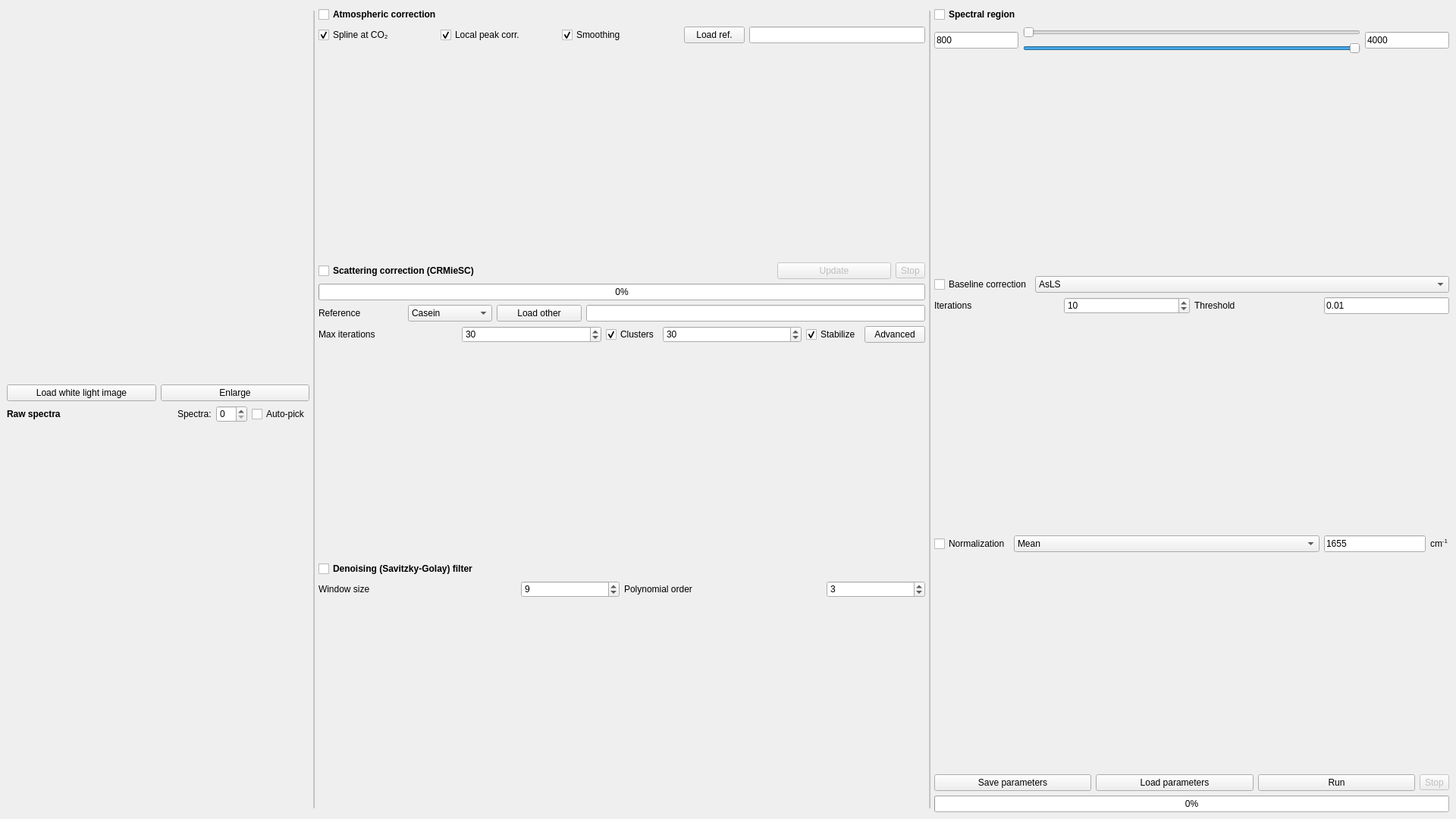
<?xml version="1.0" encoding="UTF-8"?>
<ui version="4.0">
 <class>MainWindow</class>
 <widget class="QMainWindow" name="MainWindow">
  <property name="geometry">
   <rect>
    <x>0</x>
    <y>0</y>
    <width>1920</width>
    <height>1080</height>
   </rect>
  </property>
  <property name="windowTitle">
   <string> OCTAVVS Preprocessing</string>
  </property>
  <property name="styleSheet">
   <string notr="true">QSplitter::handle:horizontal {
border: 1px solid #ccc;
border-right-color: #bbb;
border-bottom-color: #bbb;
margin: 5px;
}
</string>
  </property>
  <widget class="QWidget" name="centralwidget">
   <layout class="QVBoxLayout" name="verticalLayout_3">
    <item>
     <widget class="QSplitter" name="splitter">
      <property name="orientation">
       <enum>Qt::Horizontal</enum>
      </property>
      <property name="handleWidth">
       <number>12</number>
      </property>
      <property name="childrenCollapsible">
       <bool>false</bool>
      </property>
      <widget class="QWidget" name="layoutWidget">
       <layout class="QVBoxLayout" name="verticalLayout" stretch="0,0,2,0,2">
        <property name="sizeConstraint">
         <enum>QLayout::SetMinimumSize</enum>
        </property>
        <item>
         <widget class="FileLoaderWidget" name="fileLoader" native="true">
          <property name="sizePolicy">
           <sizepolicy hsizetype="Expanding" vsizetype="Preferred">
            <horstretch>0</horstretch>
            <verstretch>0</verstretch>
           </sizepolicy>
          </property>
         </widget>
        </item>
        <item>
         <widget class="ImageVisualizerWidget" name="imageVisualizer" native="true">
          <property name="sizePolicy">
           <sizepolicy hsizetype="Expanding" vsizetype="Expanding">
            <horstretch>0</horstretch>
            <verstretch>0</verstretch>
           </sizepolicy>
          </property>
         </widget>
        </item>
        <item>
         <layout class="QGridLayout" name="gridLayout_3">
          <item row="0" column="0">
           <widget class="WhiteLightWidget" name="plot_whitelight" native="true">
            <layout class="QHBoxLayout" name="horizontalLayout_7">
             <property name="spacing">
              <number>9</number>
             </property>
            </layout>
           </widget>
          </item>
          <item row="1" column="0">
           <widget class="QPushButton" name="pushButtonWhitelight">
            <property name="toolTip">
             <string>Automatically loaded if file.jpg is found in the same directory as file.mat.</string>
            </property>
            <property name="text">
             <string>Load white light image</string>
            </property>
           </widget>
          </item>
          <item row="1" column="1">
           <widget class="QPushButton" name="pushButtonExpandProjection">
            <property name="text">
             <string>Enlarge</string>
            </property>
           </widget>
          </item>
          <item row="0" column="1">
           <widget class="ProjectionWidget" name="plot_visual" native="true">
            <layout class="QHBoxLayout" name="horizontalLayout_6">
             <property name="spacing">
              <number>9</number>
             </property>
            </layout>
           </widget>
          </item>
         </layout>
        </item>
        <item>
         <layout class="QHBoxLayout" name="horizontalLayout_14" stretch="10,1,0,0">
          <item>
           <widget class="QLabel" name="label_14">
            <property name="font">
             <font>
              <weight>75</weight>
              <bold>true</bold>
             </font>
            </property>
            <property name="text">
             <string>Raw spectra</string>
            </property>
           </widget>
          </item>
          <item alignment="Qt::AlignRight">
           <widget class="QLabel" name="label_8">
            <property name="text">
             <string>Spectra:</string>
            </property>
           </widget>
          </item>
          <item>
           <widget class="QSpinBox" name="spinBoxSpectra">
            <property name="toolTip">
             <string>&lt;html&gt;&lt;head/&gt;&lt;body&gt;&lt;p&gt;The number of spectra to visualize.&lt;/p&gt;&lt;/body&gt;&lt;/html&gt;</string>
            </property>
            <property name="keyboardTracking">
             <bool>false</bool>
            </property>
            <property name="maximum">
             <number>40</number>
            </property>
           </widget>
          </item>
          <item>
           <widget class="QCheckBox" name="checkBoxAutopick">
            <property name="toolTip">
             <string>&lt;html&gt;&lt;head/&gt;&lt;body&gt;&lt;p&gt;Select spectra from a K-means clustering.&lt;/p&gt;&lt;/body&gt;&lt;/html&gt;</string>
            </property>
            <property name="text">
             <string>Auto-pick</string>
            </property>
           </widget>
          </item>
         </layout>
        </item>
        <item>
         <widget class="RawPlotWidget" name="plot_spectra" native="true">
          <layout class="QHBoxLayout" name="horizontalLayout_3">
           <property name="spacing">
            <number>9</number>
           </property>
          </layout>
         </widget>
        </item>
       </layout>
      </widget>
      <widget class="QWidget" name="layoutWidget">
       <layout class="QVBoxLayout" name="verticalLayout_4" stretch="0,0,1,0,0,0,0,1,0,0,1">
        <property name="sizeConstraint">
         <enum>QLayout::SetMinimumSize</enum>
        </property>
        <item>
         <layout class="QHBoxLayout" name="horizontalLayout_15" stretch="0,1">
          <item>
           <widget class="QCheckBox" name="checkBoxAC">
            <property name="font">
             <font>
              <weight>75</weight>
              <bold>true</bold>
             </font>
            </property>
            <property name="toolTip">
             <string>&lt;html&gt;&lt;head/&gt;&lt;body&gt;&lt;p&gt;Atmospheric correction, designed to remove spectral contributions from H&lt;span style=&quot; vertical-align:sub;&quot;&gt;2&lt;/span&gt;O and CO&lt;span style=&quot; vertical-align:sub;&quot;&gt;2&lt;/span&gt; by subtracting an atmospheric reference spectrum (times an appropriate factor) in each of two H&lt;span style=&quot; vertical-align:sub;&quot;&gt;2&lt;/span&gt;O regions and, optionally, one CO&lt;span style=&quot; vertical-align:sub;&quot;&gt;2&lt;/span&gt; region.&lt;/p&gt;&lt;/body&gt;&lt;/html&gt;</string>
            </property>
            <property name="layoutDirection">
             <enum>Qt::LeftToRight</enum>
            </property>
            <property name="text">
             <string>Atmospheric correction</string>
            </property>
           </widget>
          </item>
          <item>
           <widget class="QLabel" name="labelACInfo">
            <property name="toolTip">
             <string>&lt;html&gt;&lt;head/&gt;&lt;body&gt;&lt;p&gt;Estimated mean magnitude of the corrections, relative to the level in the corrected regions.&lt;/p&gt;&lt;/body&gt;&lt;/html&gt;</string>
            </property>
            <property name="text">
             <string/>
            </property>
            <property name="textFormat">
             <enum>Qt::AutoText</enum>
            </property>
            <property name="alignment">
             <set>Qt::AlignRight|Qt::AlignTrailing|Qt::AlignVCenter</set>
            </property>
           </widget>
          </item>
         </layout>
        </item>
        <item>
         <layout class="QHBoxLayout" name="horizontalLayout_4" stretch="2,2,2,1,3">
          <item>
           <widget class="QCheckBox" name="checkBoxSpline">
            <property name="toolTip">
             <string>&lt;html&gt;&lt;head/&gt;&lt;body&gt;&lt;p&gt;Replace data in the CO&lt;span style=&quot; vertical-align:sub;&quot;&gt;2&lt;/span&gt; region (2245-2445 cm&lt;span style=&quot; vertical-align:super;&quot;&gt;-1&lt;/span&gt;) with a smooth curve. Otherwise apply the same type of correction as in the H&lt;span style=&quot; vertical-align:sub;&quot;&gt;2&lt;/span&gt;O regions.&lt;/p&gt;&lt;/body&gt;&lt;/html&gt;</string>
            </property>
            <property name="text">
             <string>Spline at CO₂</string>
            </property>
            <property name="checked">
             <bool>true</bool>
            </property>
           </widget>
          </item>
          <item>
           <widget class="QCheckBox" name="checkBoxLocalPeak">
            <property name="toolTip">
             <string>&lt;html&gt;&lt;head/&gt;&lt;body&gt;&lt;p&gt;Attempt to refine the correction in a small sliding window to account for fluctuations in H&lt;span style=&quot; vertical-align:sub;&quot;&gt;2&lt;/span&gt;O peak intensities.&lt;/p&gt;&lt;/body&gt;&lt;/html&gt;</string>
            </property>
            <property name="text">
             <string>Local peak corr.</string>
            </property>
            <property name="checked">
             <bool>true</bool>
            </property>
           </widget>
          </item>
          <item>
           <widget class="QCheckBox" name="checkBoxSmoothCorrected">
            <property name="toolTip">
             <string>&lt;html&gt;&lt;head/&gt;&lt;body&gt;&lt;p&gt;Apply a weak denoising filter to the H&lt;span style=&quot; vertical-align:sub;&quot;&gt;2&lt;/span&gt;O regions of the spectrum.&lt;/p&gt;&lt;/body&gt;&lt;/html&gt;</string>
            </property>
            <property name="text">
             <string>Smoothing</string>
            </property>
            <property name="checked">
             <bool>true</bool>
            </property>
           </widget>
          </item>
          <item>
           <widget class="QPushButton" name="pushButtonACLoadReference">
            <property name="text">
             <string>Load ref.</string>
            </property>
           </widget>
          </item>
          <item>
           <widget class="QLineEdit" name="lineEditACReference"/>
          </item>
         </layout>
        </item>
        <item>
         <widget class="ACPlotWidget" name="plot_AC" native="true">
          <layout class="QHBoxLayout" name="horizontalLayout_5">
           <property name="spacing">
            <number>9</number>
           </property>
          </layout>
         </widget>
        </item>
        <item>
         <layout class="QHBoxLayout" name="horizontalLayout_17" stretch="4,1,0">
          <item>
           <widget class="QCheckBox" name="checkBoxSC">
            <property name="font">
             <font>
              <weight>75</weight>
              <bold>true</bold>
             </font>
            </property>
            <property name="toolTip">
             <string>&lt;html&gt;&lt;head/&gt;&lt;body&gt;&lt;p&gt;Clustered Resonant Mie Scattering Correction; see the article by Troein, Siregar, Op De Beeck et al for details and consult the thesis of Paul Bassan for a description of the basic algorithm.&lt;/p&gt;&lt;/body&gt;&lt;/html&gt;</string>
            </property>
            <property name="layoutDirection">
             <enum>Qt::LeftToRight</enum>
            </property>
            <property name="text">
             <string>Scattering correction (CRMieSC)</string>
            </property>
           </widget>
          </item>
          <item>
           <widget class="QPushButton" name="pushButtonSCRefresh">
            <property name="enabled">
             <bool>false</bool>
            </property>
            <property name="text">
             <string>Update</string>
            </property>
           </widget>
          </item>
          <item>
           <widget class="QToolButton" name="pushButtonSCStop">
            <property name="enabled">
             <bool>false</bool>
            </property>
            <property name="text">
             <string>Stop</string>
            </property>
           </widget>
          </item>
         </layout>
        </item>
        <item>
         <widget class="QProgressBar" name="progressBarSC">
          <property name="value">
           <number>0</number>
          </property>
         </widget>
        </item>
        <item>
         <layout class="QHBoxLayout" name="horizontalLayout_16" stretch="1,1,1,4">
          <item>
           <widget class="QLabel" name="label_36">
            <property name="text">
             <string>Reference</string>
            </property>
           </widget>
          </item>
          <item>
           <widget class="QComboBox" name="comboBoxReference">
            <property name="toolTip">
             <string>&lt;html&gt;&lt;head/&gt;&lt;body&gt;&lt;p&gt;Reference spectrum used to initialize the RMieSC algorithm; choose a non-scattered spectrum from a sample as similar as possible to that studied.&lt;/p&gt;&lt;/body&gt;&lt;/html&gt;</string>
            </property>
            <item>
             <property name="text">
              <string>Casein</string>
             </property>
            </item>
            <item>
             <property name="text">
              <string>Lignin</string>
             </property>
            </item>
            <item>
             <property name="text">
              <string>Matrigel</string>
             </property>
            </item>
            <item>
             <property name="text">
              <string>Other</string>
             </property>
            </item>
           </widget>
          </item>
          <item>
           <widget class="QPushButton" name="pushButtonLoadOther">
            <property name="toolTip">
             <string>&lt;html&gt;&lt;head/&gt;&lt;body&gt;&lt;p&gt;Load your own reference spectrum. This should be a MATLAB matrix called 'AB' with two columns: wavenumber and intensity.&lt;/p&gt;&lt;/body&gt;&lt;/html&gt;</string>
            </property>
            <property name="text">
             <string>Load other</string>
            </property>
           </widget>
          </item>
          <item>
           <widget class="QLineEdit" name="lineEditReferenceName">
            <property name="readOnly">
             <bool>true</bool>
            </property>
           </widget>
          </item>
         </layout>
        </item>
        <item>
         <layout class="QHBoxLayout" name="horizontalLayout_18" stretch="2,2,0,2,0,0">
          <item>
           <widget class="QLabel" name="label_38">
            <property name="text">
             <string>Max iterations</string>
            </property>
           </widget>
          </item>
          <item>
           <widget class="QSpinBox" name="spinBoxNIteration">
            <property name="toolTip">
             <string>&lt;html&gt;&lt;head/&gt;&lt;body&gt;&lt;p&gt;Iterations of the RMieSC algorithm; a value of 10-20 may be required for good convergence.&lt;/p&gt;&lt;/body&gt;&lt;/html&gt;</string>
            </property>
            <property name="minimum">
             <number>1</number>
            </property>
            <property name="maximum">
             <number>999</number>
            </property>
            <property name="singleStep">
             <number>1</number>
            </property>
            <property name="value">
             <number>30</number>
            </property>
           </widget>
          </item>
          <item>
           <widget class="QCheckBox" name="checkBoxClusters">
            <property name="text">
             <string>Clusters</string>
            </property>
            <property name="checked">
             <bool>true</bool>
            </property>
           </widget>
          </item>
          <item>
           <widget class="QSpinBox" name="spinBoxNclusScat">
            <property name="toolTip">
             <string>&lt;html&gt;&lt;head/&gt;&lt;body&gt;&lt;p&gt;The number of clusters to divide the spectra into when computing new reference spectra. This must be set high enough that the spectra in each cluster are practically identical, in which case it will confer robustness to the correction. A value of 0 disables clustering; the spectra are then corrected individually which takes a very long time and gives less robust results.&lt;/p&gt;&lt;/body&gt;&lt;/html&gt;</string>
            </property>
            <property name="minimum">
             <number>1</number>
            </property>
            <property name="maximum">
             <number>100</number>
            </property>
            <property name="singleStep">
             <number>1</number>
            </property>
            <property name="value">
             <number>30</number>
            </property>
           </widget>
          </item>
          <item>
           <widget class="QCheckBox" name="checkBoxStabilize">
            <property name="toolTip">
             <string>&lt;html&gt;&lt;head/&gt;&lt;body&gt;&lt;p&gt;With this option, the scattering correction is stabilized by two means: first fittiing a common reference spectrum to the whole image before fitting with clustering, and in later iterations updating reference spectra with mixing between previous and new.&lt;/p&gt;&lt;/body&gt;&lt;/html&gt;</string>
            </property>
            <property name="text">
             <string>Stabilize</string>
            </property>
            <property name="checked">
             <bool>true</bool>
            </property>
           </widget>
          </item>
          <item>
           <widget class="QPushButton" name="pushButtonSCAdvanced">
            <property name="text">
             <string>Advanced</string>
            </property>
           </widget>
          </item>
         </layout>
        </item>
        <item>
         <widget class="SCPlotWidget" name="plot_SC" native="true">
          <layout class="QHBoxLayout" name="horizontalLayout_8">
           <property name="spacing">
            <number>9</number>
           </property>
          </layout>
         </widget>
        </item>
        <item>
         <widget class="QCheckBox" name="checkBoxSGF">
          <property name="font">
           <font>
            <weight>75</weight>
            <bold>true</bold>
           </font>
          </property>
          <property name="layoutDirection">
           <enum>Qt::LeftToRight</enum>
          </property>
          <property name="text">
           <string>Denoising (Savitzky-Golay) filter</string>
          </property>
         </widget>
        </item>
        <item>
         <layout class="QHBoxLayout" name="horizontalLayout_9" stretch="2,1,2,1">
          <item>
           <widget class="QLabel" name="label_16">
            <property name="text">
             <string>Window size</string>
            </property>
           </widget>
          </item>
          <item>
           <widget class="QSpinBox" name="spinBoxWindowLength">
            <property name="keyboardTracking">
             <bool>false</bool>
            </property>
            <property name="minimum">
             <number>1</number>
            </property>
            <property name="singleStep">
             <number>2</number>
            </property>
            <property name="value">
             <number>9</number>
            </property>
           </widget>
          </item>
          <item>
           <widget class="QLabel" name="label_17">
            <property name="text">
             <string>Polynomial order</string>
            </property>
           </widget>
          </item>
          <item>
           <widget class="QSpinBox" name="spinBoxPolyOrder">
            <property name="keyboardTracking">
             <bool>false</bool>
            </property>
            <property name="minimum">
             <number>1</number>
            </property>
            <property name="singleStep">
             <number>1</number>
            </property>
            <property name="value">
             <number>3</number>
            </property>
           </widget>
          </item>
         </layout>
        </item>
        <item>
         <widget class="SGFPlotWidget" name="plot_SGF" native="true">
          <layout class="QHBoxLayout" name="horizontalLayout_10">
           <property name="spacing">
            <number>9</number>
           </property>
          </layout>
         </widget>
        </item>
       </layout>
      </widget>
      <widget class="QWidget" name="layoutWidget">
       <layout class="QVBoxLayout" name="verticalLayout_2" stretch="0,0,2,0,0,2,0,2,0,0">
        <property name="sizeConstraint">
         <enum>QLayout::SetMinimumSize</enum>
        </property>
        <item>
         <widget class="QCheckBox" name="checkBoxSR">
          <property name="font">
           <font>
            <weight>75</weight>
            <bold>true</bold>
           </font>
          </property>
          <property name="layoutDirection">
           <enum>Qt::LeftToRight</enum>
          </property>
          <property name="text">
           <string>Spectral region</string>
          </property>
         </widget>
        </item>
        <item>
         <layout class="QGridLayout" name="gridLayout_6" columnstretch="1,4,1">
          <item row="1" column="1">
           <widget class="QSlider" name="horizontalSliderMax">
            <property name="value">
             <number>99</number>
            </property>
            <property name="orientation">
             <enum>Qt::Horizontal</enum>
            </property>
           </widget>
          </item>
          <item row="0" column="0" rowspan="2">
           <widget class="LineDouble" name="lineEditMinwn">
            <property name="text">
             <string>800</string>
            </property>
           </widget>
          </item>
          <item row="0" column="1">
           <widget class="QSlider" name="horizontalSliderMin">
            <property name="orientation">
             <enum>Qt::Horizontal</enum>
            </property>
           </widget>
          </item>
          <item row="0" column="2" rowspan="2">
           <widget class="LineDouble" name="lineEditMaxwn">
            <property name="text">
             <string>4000</string>
            </property>
           </widget>
          </item>
         </layout>
        </item>
        <item>
         <widget class="SRPlotWidget" name="plot_SR" native="true">
          <property name="mouseTracking">
           <bool>true</bool>
          </property>
          <layout class="QHBoxLayout" name="horizontalLayout_11">
           <property name="spacing">
            <number>9</number>
           </property>
          </layout>
         </widget>
        </item>
        <item>
         <layout class="QHBoxLayout" name="horizontalLayout_21" stretch="0,2">
          <item>
           <widget class="QCheckBox" name="checkBoxBC">
            <property name="text">
             <string>Baseline correction</string>
            </property>
           </widget>
          </item>
          <item>
           <widget class="QComboBox" name="comboBoxBaseline">
            <property name="layoutDirection">
             <enum>Qt::LeftToRight</enum>
            </property>
            <property name="currentIndex">
             <number>2</number>
            </property>
            <item>
             <property name="text">
              <string>Rubberband</string>
             </property>
            </item>
            <item>
             <property name="text">
              <string>Concave rubberband</string>
             </property>
            </item>
            <item>
             <property name="text">
              <string>AsLS</string>
             </property>
            </item>
            <item>
             <property name="text">
              <string>arPLS</string>
             </property>
            </item>
            <item>
             <property name="text">
              <string>Assym. trunc. quad.</string>
             </property>
            </item>
           </widget>
          </item>
         </layout>
        </item>
        <item>
         <widget class="QStackedWidget" name="bcParams">
          <property name="currentIndex">
           <number>0</number>
          </property>
          <widget class="QWidget" name="page">
           <layout class="QHBoxLayout" name="horizontalLayout" stretch="1,1,1,1">
            <property name="leftMargin">
             <number>0</number>
            </property>
            <property name="topMargin">
             <number>0</number>
            </property>
            <property name="rightMargin">
             <number>0</number>
            </property>
            <property name="bottomMargin">
             <number>0</number>
            </property>
            <item>
             <widget class="QLabel" name="labelItersBC">
              <property name="text">
               <string>Iterations</string>
              </property>
             </widget>
            </item>
            <item>
             <widget class="QSpinBox" name="spinBoxItersBC">
              <property name="keyboardTracking">
               <bool>false</bool>
              </property>
              <property name="minimum">
               <number>1</number>
              </property>
              <property name="maximum">
               <number>100</number>
              </property>
              <property name="value">
               <number>10</number>
              </property>
             </widget>
            </item>
            <item>
             <widget class="QLabel" name="label">
              <property name="text">
               <string>Threshold</string>
              </property>
             </widget>
            </item>
            <item>
             <widget class="LineDouble" name="lineEdit">
              <property name="text">
               <string>0.01</string>
              </property>
             </widget>
            </item>
           </layout>
          </widget>
          <widget class="QWidget" name="page_2">
           <layout class="QHBoxLayout" name="horizontalLayout_26">
            <property name="leftMargin">
             <number>0</number>
            </property>
            <property name="topMargin">
             <number>0</number>
            </property>
            <property name="rightMargin">
             <number>0</number>
            </property>
            <property name="bottomMargin">
             <number>0</number>
            </property>
            <item>
             <widget class="QLabel" name="labelLambda">
              <property name="text">
               <string>&amp;lambda;</string>
              </property>
              <property name="textFormat">
               <enum>Qt::RichText</enum>
              </property>
             </widget>
            </item>
            <item>
             <widget class="QSlider" name="horizontalSliderLambda">
              <property name="enabled">
               <bool>true</bool>
              </property>
              <property name="maximum">
               <number>80</number>
              </property>
              <property name="orientation">
               <enum>Qt::Horizontal</enum>
              </property>
             </widget>
            </item>
            <item>
             <widget class="LineDouble" name="lineEditLambda">
              <property name="text">
               <string>1000</string>
              </property>
             </widget>
            </item>
            <item>
             <widget class="QLabel" name="labelP">
              <property name="text">
               <string>p</string>
              </property>
             </widget>
            </item>
            <item>
             <widget class="QSlider" name="horizontalSliderP">
              <property name="enabled">
               <bool>true</bool>
              </property>
              <property name="maximum">
               <number>50</number>
              </property>
              <property name="orientation">
               <enum>Qt::Horizontal</enum>
              </property>
             </widget>
            </item>
            <item>
             <widget class="LineDouble" name="lineEditP">
              <property name="text">
               <string>0.01</string>
              </property>
             </widget>
            </item>
           </layout>
          </widget>
         </widget>
        </item>
        <item>
         <widget class="BCPlotWidget" name="plot_BC" native="true">
          <layout class="QHBoxLayout" name="horizontalLayout_12">
           <property name="spacing">
            <number>9</number>
           </property>
          </layout>
         </widget>
        </item>
        <item>
         <layout class="QHBoxLayout" name="horizontalLayout_20" stretch="0,3,1,0">
          <item>
           <widget class="QCheckBox" name="checkBox">
            <property name="toolTip">
             <string>&lt;html&gt;&lt;head/&gt;&lt;body&gt;&lt;p&gt;Rescale each spectrum so that some quantity becomes 1.&lt;/p&gt;&lt;p&gt;Mean: Mean intensity = 1&lt;br/&gt;Total area: Area under curve = 1&lt;br/&gt;Wavenumber: Intensity at specified wavenumber = 1&lt;br/&gt;Maximum: The maximum intensity of the spectrum = 1&lt;br/&gt;Vector: Euclidean norm = 1&lt;/p&gt;&lt;/body&gt;&lt;/html&gt;</string>
            </property>
            <property name="text">
             <string>Normalization</string>
            </property>
           </widget>
          </item>
          <item>
           <widget class="QComboBox" name="comboBoxNormMethod">
            <item>
             <property name="text">
              <string>Mean</string>
             </property>
            </item>
            <item>
             <property name="text">
              <string>Total area</string>
             </property>
            </item>
            <item>
             <property name="text">
              <string>Wavenumber</string>
             </property>
            </item>
            <item>
             <property name="text">
              <string>Maximum</string>
             </property>
            </item>
            <item>
             <property name="text">
              <string>Vector</string>
             </property>
            </item>
           </widget>
          </item>
          <item>
           <widget class="LineDouble" name="lineEditNormWavenum">
            <property name="text">
             <string>1655</string>
            </property>
           </widget>
          </item>
          <item>
           <widget class="QLabel" name="label_18">
            <property name="text">
             <string>&lt;html&gt;&lt;head/&gt;&lt;body&gt;&lt;p&gt;cm&lt;span style=&quot; vertical-align:super;&quot;&gt;-1&lt;/span&gt;&lt;/p&gt;&lt;/body&gt;&lt;/html&gt;</string>
            </property>
           </widget>
          </item>
         </layout>
        </item>
        <item>
         <widget class="NormPlotWidget" name="plot_norm" native="true"/>
        </item>
        <item>
         <layout class="QHBoxLayout" name="horizontalLayout_13">
          <item>
           <widget class="QPushButton" name="pushButtonSaveParameters">
            <property name="text">
             <string>Save parameters</string>
            </property>
           </widget>
          </item>
          <item>
           <widget class="QPushButton" name="pushButtonLoadParameters">
            <property name="text">
             <string>Load parameters</string>
            </property>
           </widget>
          </item>
          <item>
           <widget class="QPushButton" name="pushButtonRun">
            <property name="text">
             <string>Run</string>
            </property>
           </widget>
          </item>
          <item>
           <widget class="QToolButton" name="pushButtonRunStop">
            <property name="enabled">
             <bool>false</bool>
            </property>
            <property name="text">
             <string>Stop</string>
            </property>
           </widget>
          </item>
         </layout>
        </item>
        <item>
         <widget class="QProgressBar" name="progressBarRun">
          <property name="value">
           <number>0</number>
          </property>
         </widget>
        </item>
       </layout>
      </widget>
     </widget>
    </item>
   </layout>
  </widget>
 </widget>
 <customwidgets>
  <customwidget>
   <class>LineDouble</class>
   <extends>QLineEdit</extends>
   <header location="global">octavvs/miccs/linedouble.h</header>
   <slots>
    <slot>setValue(float)</slot>
    <slot>setRange(float,float)</slot>
   </slots>
  </customwidget>
  <customwidget>
   <class>WhiteLightWidget</class>
   <extends>QWidget</extends>
   <header location="global">octavvs/miccs/whitelightwidget.h</header>
   <container>1</container>
  </customwidget>
  <customwidget>
   <class>ProjectionWidget</class>
   <extends>QWidget</extends>
   <header location="global">octavvs/prep/projectionwidget.h</header>
   <container>1</container>
   <slots>
    <slot>setCmap(QString)</slot>
    <slot>popOut()</slot>
   </slots>
  </customwidget>
  <customwidget>
   <class>RawPlotWidget</class>
   <extends>QWidget</extends>
   <header location="global">octavvs/prep/dataplotwidget.h</header>
   <container>1</container>
  </customwidget>
  <customwidget>
   <class>BCPlotWidget</class>
   <extends>QWidget</extends>
   <header location="global">octavvs/prep/dataplotwidget.h</header>
   <container>1</container>
  </customwidget>
  <customwidget>
   <class>SCPlotWidget</class>
   <extends>QWidget</extends>
   <header location="global">octavvs/prep/dataplotwidget.h</header>
   <container>1</container>
  </customwidget>
  <customwidget>
   <class>ACPlotWidget</class>
   <extends>QWidget</extends>
   <header location="global">octavvs/prep/dataplotwidget.h</header>
   <container>1</container>
  </customwidget>
  <customwidget>
   <class>SGFPlotWidget</class>
   <extends>QWidget</extends>
   <header location="global">octavvs/prep/dataplotwidget.h</header>
   <container>1</container>
  </customwidget>
  <customwidget>
   <class>SRPlotWidget</class>
   <extends>QWidget</extends>
   <header location="global">octavvs/prep/dataplotwidget.h</header>
   <container>1</container>
  </customwidget>
  <customwidget>
   <class>NormPlotWidget</class>
   <extends>QWidget</extends>
   <header location="global">octavvs/prep/dataplotwidget.h</header>
   <container>1</container>
   <slots>
    <signal>clicked()</signal>
    <slot>popOut()</slot>
   </slots>
  </customwidget>
  <customwidget>
   <class>FileLoaderWidget</class>
   <extends>QWidget</extends>
   <header location="global">octavvs/miccs/fileloader.h</header>
   <container>1</container>
  </customwidget>
  <customwidget>
   <class>ImageVisualizerWidget</class>
   <extends>QWidget</extends>
   <header location="global">octavvs/miccs/imagevisualizer.h</header>
   <container>1</container>
  </customwidget>
 </customwidgets>
 <tabstops>
  <tabstop>spinBoxSpectra</tabstop>
  <tabstop>checkBoxAutopick</tabstop>
  <tabstop>checkBoxAC</tabstop>
  <tabstop>checkBoxSpline</tabstop>
  <tabstop>checkBoxLocalPeak</tabstop>
  <tabstop>checkBoxSmoothCorrected</tabstop>
  <tabstop>checkBoxSC</tabstop>
  <tabstop>pushButtonSCRefresh</tabstop>
  <tabstop>pushButtonSCStop</tabstop>
  <tabstop>comboBoxReference</tabstop>
  <tabstop>pushButtonLoadOther</tabstop>
  <tabstop>lineEditReferenceName</tabstop>
  <tabstop>spinBoxNIteration</tabstop>
  <tabstop>checkBoxClusters</tabstop>
  <tabstop>spinBoxNclusScat</tabstop>
  <tabstop>checkBoxStabilize</tabstop>
  <tabstop>pushButtonSCAdvanced</tabstop>
  <tabstop>checkBoxSGF</tabstop>
  <tabstop>spinBoxWindowLength</tabstop>
  <tabstop>spinBoxPolyOrder</tabstop>
  <tabstop>checkBoxSR</tabstop>
  <tabstop>lineEditMinwn</tabstop>
  <tabstop>horizontalSliderMin</tabstop>
  <tabstop>horizontalSliderMax</tabstop>
  <tabstop>lineEditMaxwn</tabstop>
  <tabstop>comboBoxBaseline</tabstop>
  <tabstop>comboBoxNormMethod</tabstop>
  <tabstop>lineEditNormWavenum</tabstop>
  <tabstop>pushButtonSaveParameters</tabstop>
  <tabstop>pushButtonLoadParameters</tabstop>
  <tabstop>pushButtonRun</tabstop>
  <tabstop>pushButtonRunStop</tabstop>
 </tabstops>
 <resources/>
 <connections/>
 <designerdata>
  <property name="gridDeltaX">
   <number>10</number>
  </property>
  <property name="gridDeltaY">
   <number>10</number>
  </property>
  <property name="gridSnapX">
   <bool>true</bool>
  </property>
  <property name="gridSnapY">
   <bool>true</bool>
  </property>
  <property name="gridVisible">
   <bool>true</bool>
  </property>
 </designerdata>
</ui>
